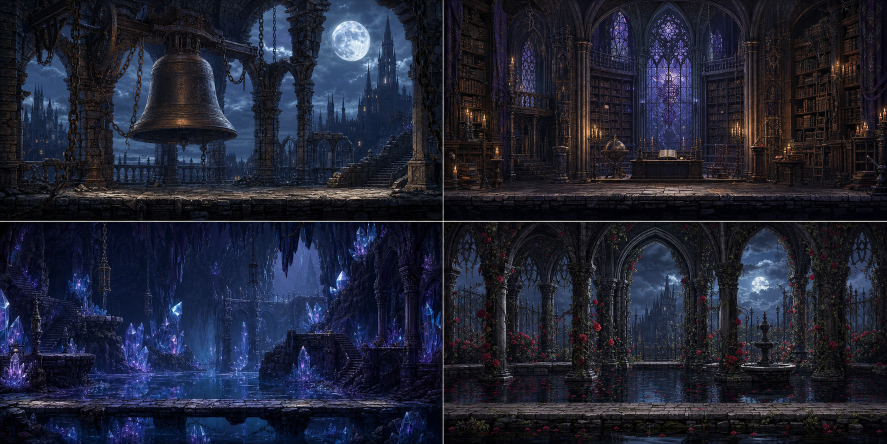
#> input picture nocturne-reliquary/assets/source/imagen_nocturne_hd_atlas_20260508.png, 1774 x 887 px (shown at 1/2 size)
$ python build-imagen-hd-backgrounds.py
#> lines starting #> are read from the running program, lines starting #| are printed output that depends on the picture
"""Crop the Imagen HD atlas into room backgrounds.

Source:
  assets/source/imagen_nocturne_hd_atlas_20260508.png

Outputs are 1920x1080 PNGs used directly by game.js. The atlas is a 2x2
sheet: belltower, library, cavern, garden.
"""

from __future__ import annotations

from pathlib import Path

from PIL import Image, ImageEnhance, ImageFilter


ROOT = Path(__file__).resolve().parents[1]
SOURCE = ROOT / "assets" / "source" / "imagen_nocturne_hd_atlas_20260508.png"
OUT = ROOT / "assets" / "generated"
TARGET_SIZE = (1920, 1080)


def crop_cover(img: Image.Image, box: tuple[int, int, int, int]) -> Image.Image:
    crop = img.crop(box).convert("RGB")
    src_w, src_h = crop.size
    target_w, target_h = TARGET_SIZE
    scale = max(target_w / src_w, target_h / src_h)
    resized = crop.resize((round(src_w * scale), round(src_h * scale)), Image.Resampling.LANCZOS)
    x = (resized.width - target_w) // 2
    y = (resized.height - target_h) // 2
    final = resized.crop((x, y, x + target_w, y + target_h))
    final = ImageEnhance.Contrast(final).enhance(1.06)
    final = ImageEnhance.Color(final).enhance(1.04)
    final = final.filter(ImageFilter.UnsharpMask(radius=1.1, percent=75, threshold=3))
    return final


def main() -> None:
    if not SOURCE.exists():
        raise SystemExit(f"Missing source atlas: {SOURCE}")

    OUT.mkdir(parents=True, exist_ok=True)
    atlas = Image.open(SOURCE)
#> atlas is the input picture: PIL image 1774x887 RGB; mean R, G, B 32.1, 35, 50.9
    half_w = atlas.width // 2
#> half_w = 887
    half_h = atlas.height // 2
#> half_h = 443
    panels = {
        "bg_imagen_belltower_hd.png": (0, 0, half_w, half_h),
        "bg_imagen_library_hd.png": (half_w, 0, atlas.width, half_h),
        "bg_imagen_cavern_hd.png": (0, half_h, half_w, atlas.height),
        "bg_imagen_garden_hd.png": (half_w, half_h, atlas.width, atlas.height),
    }

    for name, box in panels.items():
        target = OUT / name
        crop_cover(atlas, box).save(target, optimize=True)
        print(f"Wrote {target}")
#> this loop made 4 passes
#> pass 1, in crop_cover, `crop = img.crop(box).convert("RGB")`:
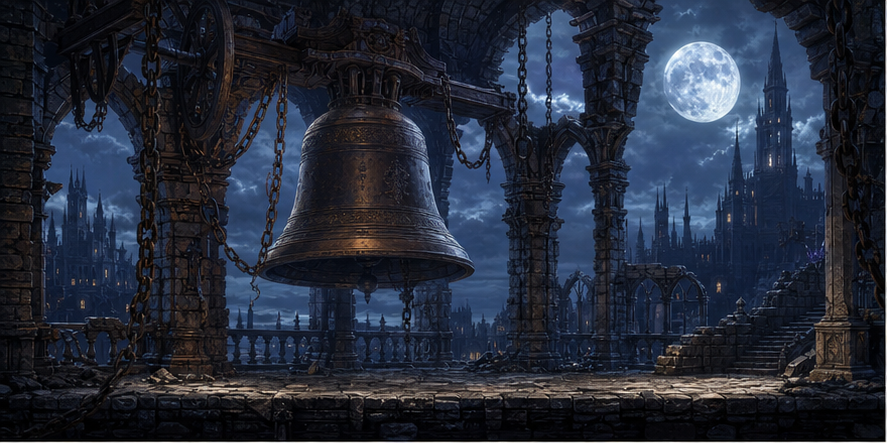
#> crop: PIL image 887x443 RGB; mean R, G, B 36.3, 42.9, 57.4
#> pass 1, in crop_cover, `final = resized.crop((x, y, x + target_w, y + target_h))`:
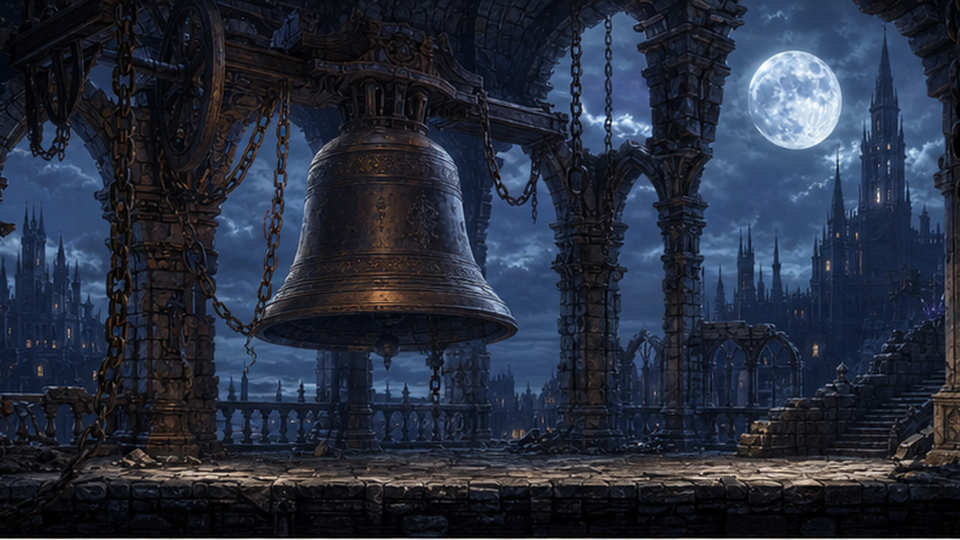
#> final: PIL image 1920x1080 RGB (shown at 1/2 size); mean R, G, B 38.2, 45.5, 61.1


if __name__ == "__main__":
    main()
